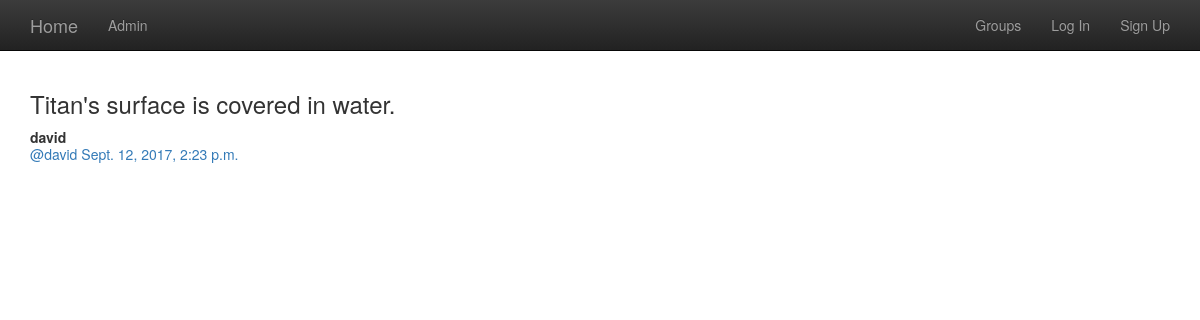
The app's page /posts/by/david/7/ with its own data.
### posts/models.py (models this page shows, shortened)
class Post(models.Model):
    user = models.ForeignKey(User, related_name='posts')
    created_at = models.DateTimeField(auto_now=True)
    message = models.TextField()
    message_html = models.TextField(editable=False)
    group = models.ForeignKey(Group, related_name='posts', null=True, blank=True)
    class Meta():
        ordering = ['-created_at']
        unique_together = ['user', 'message']

### posts/views.py (the view)
# urls.py: url(r'^by/(?P<username>[-\w]+)/(?P<pk>\d+)/$', views.PostDetail.as_view(), name='single'),
class PostDetail(SelectRelatedMixin, generic.DetailView):
    model = models.Post
    select_related = ('user', 'group')
    def get_queryset(self):
        queryset = super().get_queryset()
        return queryset.filter(user__username__iexact=self.kwargs.get('username'))

### posts/templates/posts/post_detail.html
{% extends "posts/post_base.html" %}
{% block post_content %}
<div class="col-md-8">
    {% include "posts/_post.html" %}
</div>
{% endblock %}

### posts/templates/posts/_post.html (shortened to what this page needs)
<div class="post media">
    <h3>{{post.message_html|safe}}</h3>
    <div class="media-body">
        <strong>{{post.user.username}}</strong>
        <h5 class="media-heading">
        <span class="username">
            <a href="{% url 'posts:for_user' username=post.user.username %}">@{{post.user.username}}</a>
        </span>
        <time class="time"><a href="{% url 'posts:single' username=post.user.username pk=post.pk %}">{{post.created_at}}</a></time>
        </h5>
    </div>
</div>

### records on screen
Post: message_html "Titan's surface is covered in water.", user.username "david", created_at "Sept. 12, 2017, 2:23 p.m."
